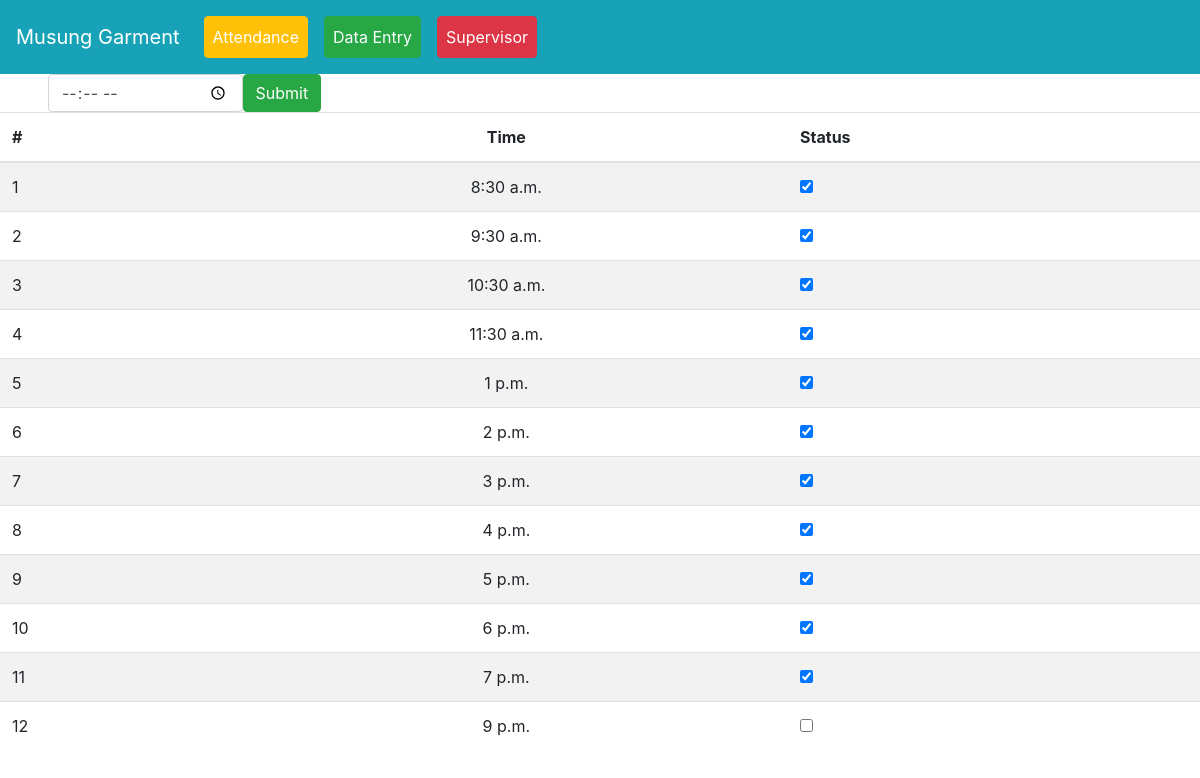
The app's page /workhour/ with its own data.
### myapp/models.py (models this page shows, shortened)
class workinghour(models.Model):
    name = models.TimeField()
    status = models.BooleanField(default=False)

### myapp/views.py (the view)
# urls.py: path('workhour/', views.workhour, name='workhour'),
def workhour(request):
    if request.method =='POST':
        fd = request.POST.get('t1')
        h = workinghour(name=fd)
        h.save()
        th = workinghour.objects.all()
        return render(request, 'workinghour.html', {'th': th})
    else:
        th = workinghour.objects.all()
        return render(request, 'workinghour.html', {'th': th})

### templates/workinghour.html
{% extends 'base.html' %}
{% block content %}
<form action="{% url 'myapp:workhour' %}" method="post">{% csrf_token %}
<div class="row ml-5">
<input type="time" name="t1" id="" class="form-control col-md-2">
<input type="submit" name="" class="btn btn-success">
</div>
</form>
<table class="table table-striped">
	<thead>
		<tr>
			<th>#</th>
			<th class="text-center">Time</th>
			<th>Status</th>
		</tr>
	</thead>
	<tbody id="workhourtbl">
		{% for i in th %}
		<tr class="wtr">
			<td class="hid">{{i.id}}</td>
			<td class="text-center">{{i.name}}</td>
			{% if i.status == False %}
			<td><input type="checkbox" class="tch"></td>
			{% else %}
			<td><input type="checkbox" checked class="tch"></td>
			{% endif %}
		</tr>
		{% endfor %}
	</tbody>
</table>
{% endblock content %}

### records on screen
workinghour: id "1", name "8:30 a.m."
workinghour: id "2", name "9:30 a.m."
workinghour: id "3", name "10:30 a.m."
workinghour: id "4", name "11:30 a.m."
workinghour: id "5", name "1 p.m."
workinghour: id "6", name "2 p.m."
workinghour: id "7", name "3 p.m."
workinghour: id "8", name "4 p.m."
workinghour: id "9", name "5 p.m."
workinghour: id "10", name "6 p.m."
workinghour: id "11", name "7 p.m."
workinghour: id "12", name "9 p.m."
